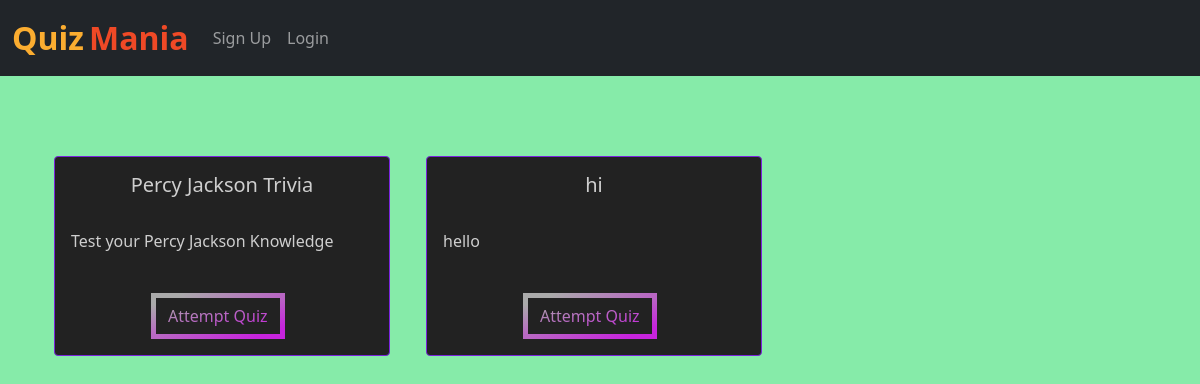
The page / on the database its author committed.
### QuizMania/models.py (models this page shows, shortened)
class Quiz(models.Model):
    name = models.CharField(max_length=100)
    description = models.CharField(max_length=500)
    number_of_questions = models.IntegerField(default=1)
    positive_marks = models.IntegerField(default=1)
    negative_marks = models.IntegerField(default=0)
    private = models.BooleanField(default=False)
    pin = models.CharField(max_length=20, blank=True)

### QuizMania/views.py (the view)
# urls.py: path("", views.home, name="home"),
def home(request):
    quiz = Quiz.objects.all()
    para = {'quiz' : quiz}
    return render(request, "home.html", para)

### QuizMania/templates/home.html (shortened to what this page needs)
{% extends 'base.html' %}
{% load static %}
{% block body %}
<br><br><br>
<div class="container">
  <div class="container mx-auto mt-2">
    <div class="row">
      {% for i in quiz %}
      <div class="col-md-4">
        <div class="card" style="width: 21rem;">
          <div class="card-body">
            <h5 class="card-title" style="text-align: center;">{{i.name}}</h5>
            <br>
            <p class="card-text">{{i.description}}</p>
            <br>
            <button data-bs-target="#exampleModal" data-bs-toggle="modal"
              data-questions="{{i.number_of_questions}}" data-name="{{i.name}}" data-id="{{i.id}}" id="btn"
              style="justify-content: center;" class="attempt btn mr-2 modal-button">Attempt
              Quiz</button>
          </div>
        </div>
      </div>
      {% endfor %}
    </div>
  </div>
</div>
{% endblock %}

### QuizMania/templates/home.html (style rules this page uses)
.attempt { --gradient: linear-gradient(to left top, #c724dd 10%, #aaaaaa 90%) !important; }
body { background: rgb(134, 235, 169); }
.card { background: #222; border: 1px solid #7a24dd; color: rgba(250, 250, 250, 0.8); margin-bottom: 3rem; }
#btn { border: 5px solid; border-image-slice: 1; background: var(--gradient) !important; -webkit-background-clip: text !important; -webkit-text-fill-color: transparent !important; border-image-source: var(--gradient) !important; text-decoration: none; position: relative; left: 80px; }

### rows shown on the page
Quiz: name "Percy Jackson Trivia", description "Test your Percy Jackson Knowledge"
Quiz: name "hi", description "hello"
